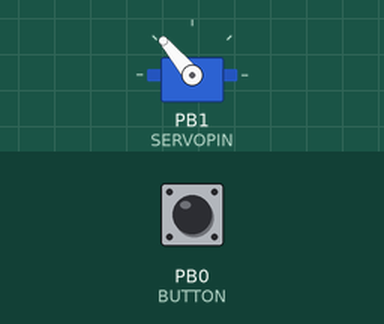
Recording of a sketch running on a simulated ATtiny85, built with avr-gcc and run on an emulated ATtiny85. On the bench: servo. Inputs (shaded band) come from the test bench; at power-on: PB0 (BUTTON) HIGH.

Above: at 1.2 s.
1.3 s: PB0 (BUTTON) pulled LOW for 0.15 s
At 1.37 s:
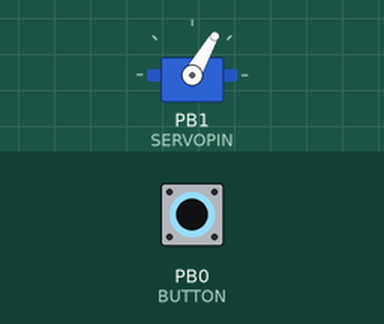
2.9 s: PB0 (BUTTON) pulled LOW for 3.2 s
At 7.0 s:
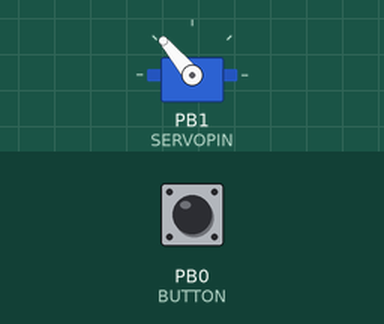
Timing chart, 0 to 8.5 s (numbered marks = the images above; inputs shaded):
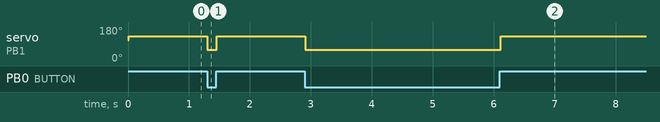

The sketch:

VB_presser.ino
```cpp
/*
  VB Button Presser

  for 5V Adafruit Trinket

  Two Momentary Switches (Jodi and Krystal) wired to Pin 0
  Servo wired to Pin 1
*/

#include <Adafruit_SoftServo.h>  // SoftwareServo (works on non PWM pins)

#define SERVOPIN 1   // Servo control line (white) on Trinket Pin #1
#define BUTTON 0  // Momentary buttons wired to Trinket Pin #0

Adafruit_SoftServo drive;  //create a servo object

// the setup routine runs once when you press reset:
void setup()
{
  // setup an interrupt timer
  OCR0A = 0xAF;            // DEC = 175, this sets the number of cycles before the interrupt is triggered
  TIMSK |= _BV(OCIE0A);    // Turn on the compare interrupt (below!)

  //setup servo
  drive.attach(SERVOPIN);   // Attach the servo to pin 1 on Trinket
  drive.write(110);           // Tell servo to go to position per quirk
  delay(15);                    // Wait 15ms for the servo to reach the position

  // setup momentary switched, pulled up to 5V (digital 1) by default
  pinMode(BUTTON, INPUT_PULLUP);

}

// the loop routine runs over and over again forever:
void loop()
{
  if(digitalRead(BUTTON) == 0)
  {
      drive.write(60);
  }
  else
  {
      drive.write(130);
  }

  delay(15);
}


volatile uint8_t counter = 0;
SIGNAL(TIMER0_COMPA_vect) {
  // this gets called every 2 milliseconds
  counter += 2;
  // every 20 milliseconds, refresh the servos!
  if (counter >= 20) {
    counter = 0;
    drive.refresh();
  }
}
```

Measured:
- after the input at 1.3 s, servo on PB1 (SERVOPIN): 130° → 60° at once, → 130° 0.15 s later
- after the input at 2.9 s, servo on PB1 (SERVOPIN): 130° → 60° at once, → 130° 3.2 s later
